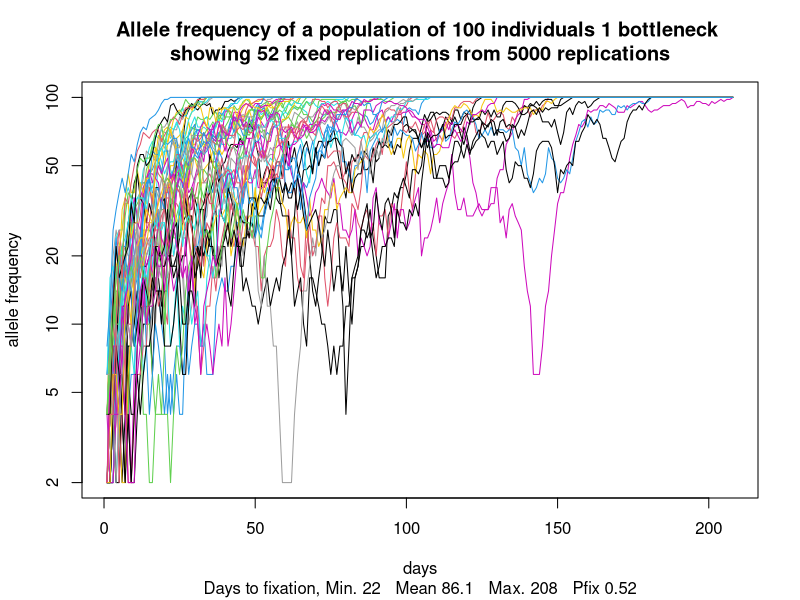
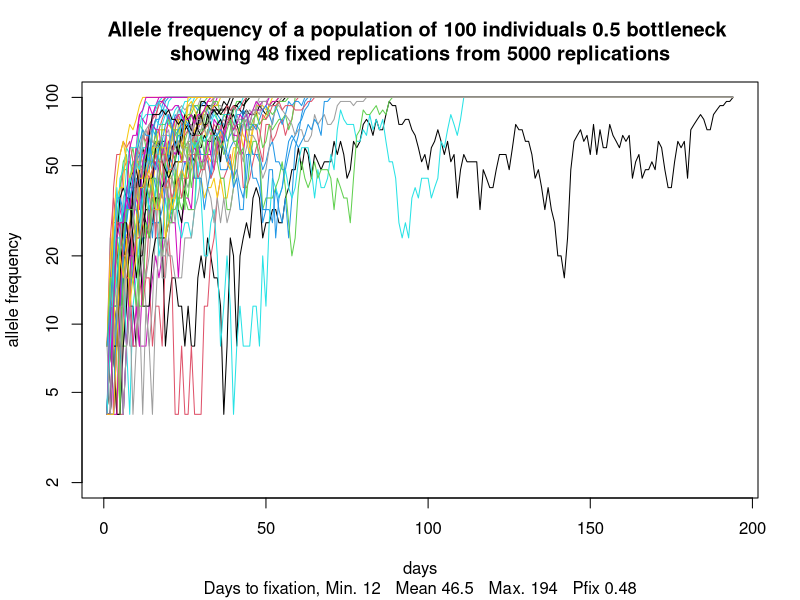
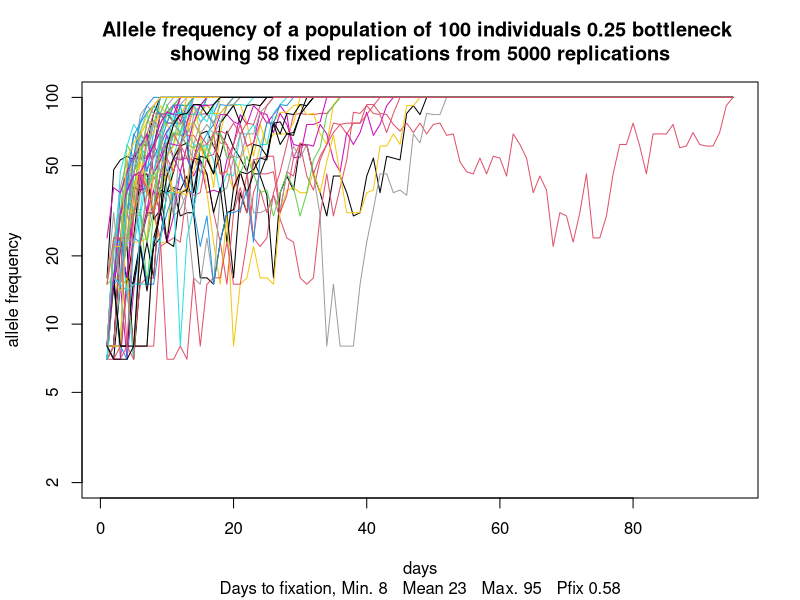
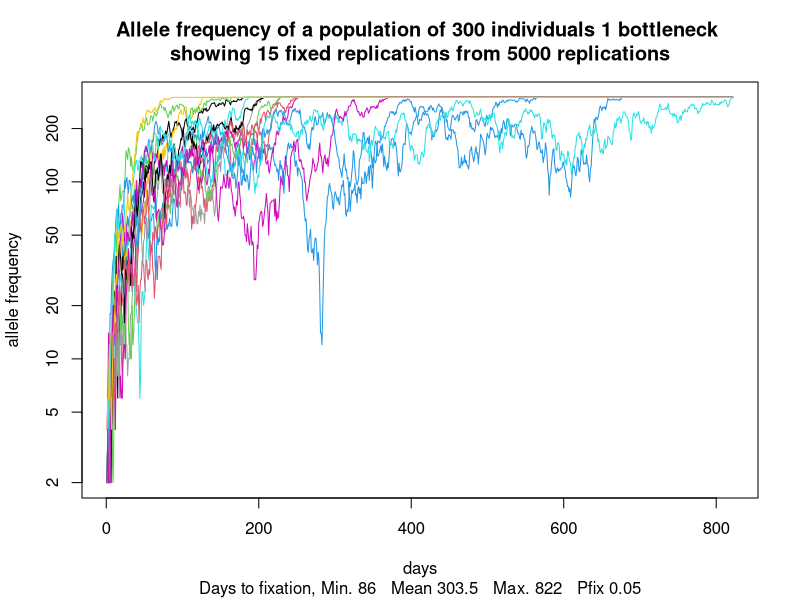
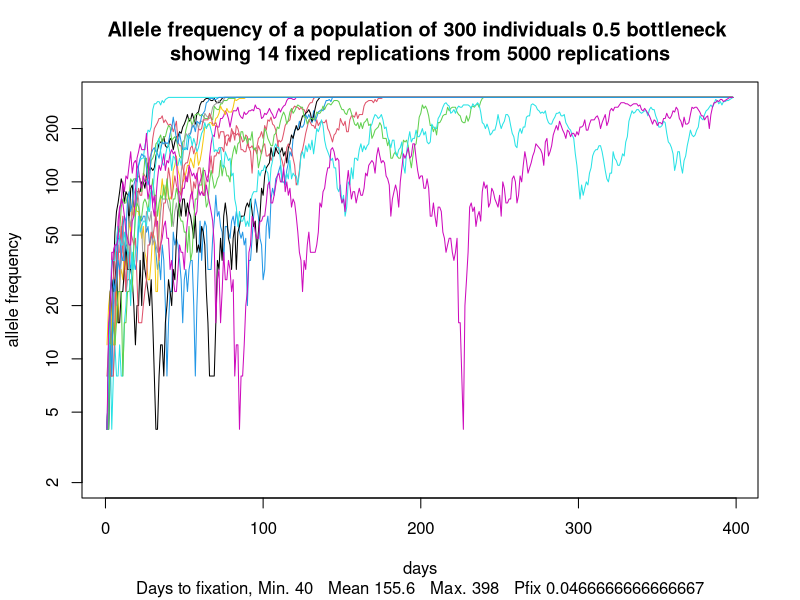
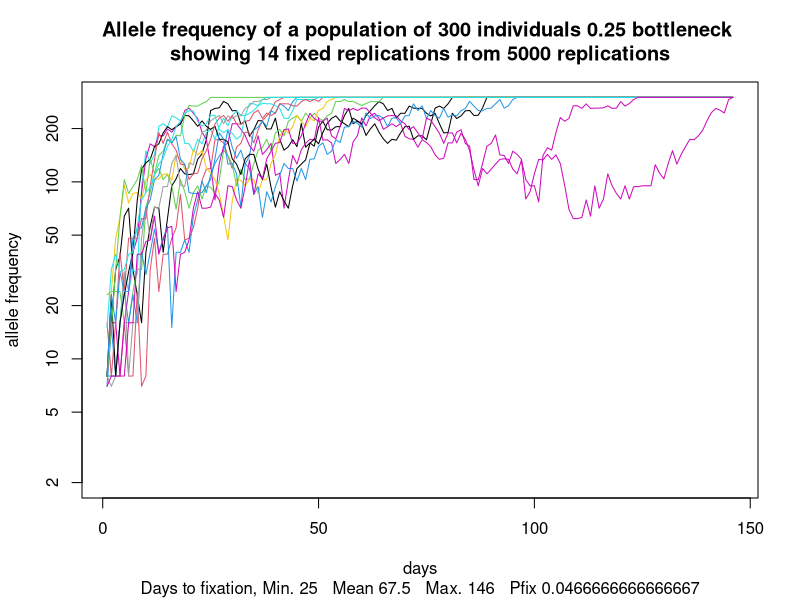
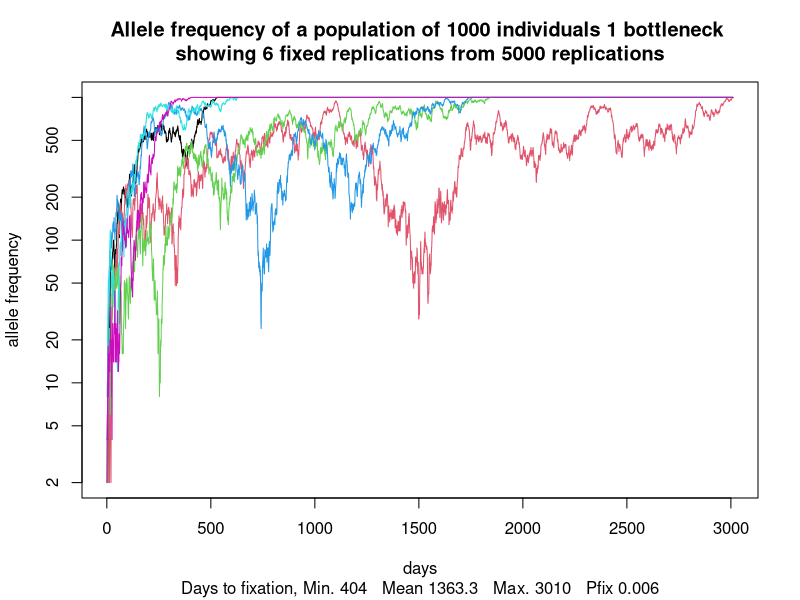
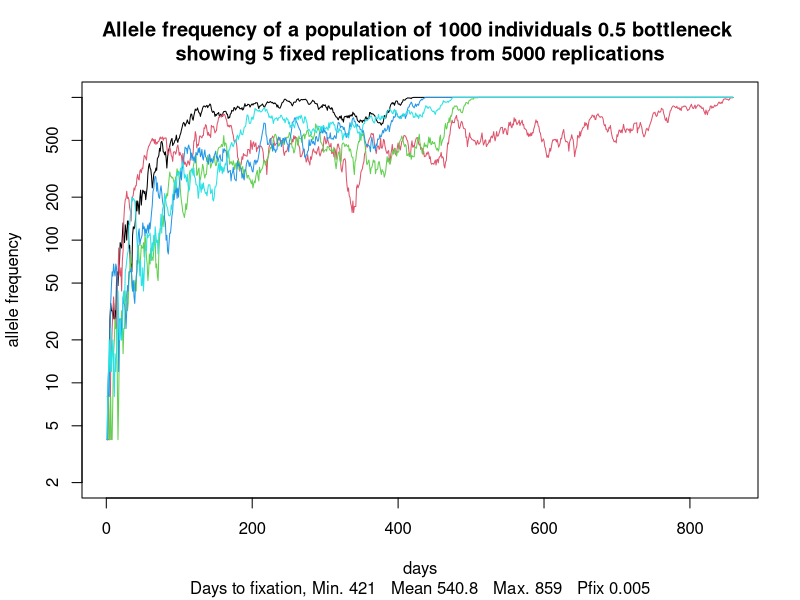

Reproduce these figures in R, in order. (Note: a time limit stopped this script after it produced the figures.)
# define a function to do replication
# this function initializes the population, pop, an array to follow
# the presence of an allele. In this case we have N elements
# one of then has an allele active.

# The presence of the allele is marked by a 1 and 0 means no allele.
# In this way it's very easy to know how many people has the allele,
# We only have to sum the pop variable

# Parameters: numreplications
#             N: Num. of individuals, of the population
#             days  Days or generations during which to evolve
#             botlleneck  
#                         1 -> no botellneck
#                         2 -> botellneck 1/2  -> 0.5
#                         4 -> botellneck 1/4  -> 0.25

# Returns the result of the replications
replication <- function(numreplications, N, days, bottleneck=1, delta_days=1) {
  # We initialise the list in which we will return the result 
  # of the replications.
  mresult = list() 
  
  # We initialise the vector with which we will track the population.
  # we will mark 1 when the allele is present and 0 if it is not.
  pop<-rep(0,N)                         # Population Vector

  #The initial condition of the exercise indicates that one and only one 
  #has the active allele and that there is no mutation of any kind.
  #It is only multiplied or extinguished by normal birth/death.

  # We activate an allele
  mutate <- sample(1:N, 1)
  pop[mutate] <- 1
  
  # For each of the replications we wish to carry out, we are going to simulate 
  # neutral evolution.To do this we have a function that will "evolve"
  # this population with a single individual with the allele 
  # The result of each replication shall be stored in the mresult variable
  for (i in 1:numreplications){
    resultado <- neutral_evolution(pop, N, days, bottleneck, delta_days)
    mresult <- rbind(mresult, list(fixed = resultado$fixed, day=resultado$day, S1=resultado$S1))
  }
  
  # Once the replications have been completed, we return the results.
  return (mresult)
}

# define a function to do neutral_evolution
neutral_evolution <- function(pop, N, days, bottleneck=1, delta_days=1) {
  obs <- 0
  result = list(
    fixed = 0,
    day = 0,
    S1 = list()
  )
  


  # the algorithm (Evolution)
  # We choose the algorithm used in class, it has been modified 
  #to add the bottleneck
  # different versions have been tested
  #   1 -> Perform a single bottleneck in half of the generations in our case 
  #        5000 (No good, very rarely the allele is active at that time, or has 
  #        become extinct or fixed much earlier).
  #   2 -> The bottleneck occurs in generation 50. As we do not know the status 
  #        of the allele at that time, nothing significant 
  #        has been detected either.
  #   3 -> The bottleneck occurs when the allele is present in half of the 
  #        population, in this case slight deviations from the normal model are 
  #        found due to the randomness of selection. 
  #   4 -> As the alleleo usually dies out very soon, the bottleneck was chosen 
  #        for all generations. The sensation is that as the bottleneck 
  #        increases (greater population decline) the system behaves strangely, 
  #        maintaining Pfix and decreasing Tfix.
  
  for (day in 1:days){
    #  reproduction 

    # In this approach we choose to apply the bottleneck in all generations. 
    # we choose to reproduce the 50% of the population that will keep 
    # their alleles
    # choose N/(2*bottleneck) individuals among the population
    offspring<-sample(1:N, ceiling(N/(2*bottleneck)), replace=TRUE)     
    # Here we will apply the bottleneck
    
    # We make sure to keep the population stable
    # N/(rateoffspring*bn) can give decimals with small populations, so we check 
    # for missing or excess individuals and add or remove accordingly.
    pop<-rep(pop[offspring], 2*bottleneck)       # update pop matrix
    if (length(pop) > N) {
      pop <- pop[1:N]
    } else if (length(pop) < N) {
      pop <- c(pop, rep(0, N - length(pop)))
    }

    # We already have a new generation, we count the number of individuals
    # with the active allele. 
    # We add the number of alleles in result$S1 which is a vector
    # that will contain the count of active alleles day by day, generation by generation.
    #  data retrieving
    if (day %in% seq(1,days,by=delta_days)) {     # to save memory and time, don't record all generations 
      obs<-obs+1
      #result$S1[obs]<-sum(result$pop)
      result$S1 <- append(result$S1, sum(pop))
      #print(day)
    }
    
    # Check if we are done
    # check for extinction, if there is no allele we are done.
    result$day <- day
    if (sum(pop) == 0) {
      result$fixed <- FALSE
      return(result)  # break
    }
    
    # Check for fixation
    # If all individuals have it, fixation has occurred, we are done.
    if (sum(pop) >= N) {
      result$fixed <- TRUE
      return(result)  # break
    }
    
  }
  # We have finished all iterations without fixation nor extinction
  result$fixed <- FALSE
  return(result)  
}



######  UTILITY FUNCTIONS
# Utility functions for saving, plotting, etc


# get data in an array for saving, ploting, etc.
# only fixed iterations
get_fixed_data <- function(resultado, N){
  # We convert the list from list to vector
  # We need to know whether a given iteration
  # has become fixed or extinct on the day it happened.
 
  fixed <- unlist(resultado[,1])
  fixday <- unlist(resultado[,2])
  
  # If there are no fixings, we go out
  if (sum(fixed)==0) {return(NA)}
  # We create a matrix with the fixation data and the day of the event.
  
  replication_result <- cbind(fixed, fixday)

  # We assign names, not necessary, but just in case we save it to a a file
  colnames(replication_result) <- c("fixed", "fixday")
  
  # We obtain a vector with the iterations that have been set
  # which will be the ones of interest to us.
  fixed <- which(replication_result[,"fixed"]==TRUE)
  
  # We get the maxfixday, to generate an array of mafixdaycol
  maxfixday <- max(fixday[fixed])
  
  # We generate the array to store the data of the iterations
  # that have been set.
  fixedallelefreq <- matrix(N, length(fixed), maxfixday)
  
  # To speed up the loading and facilitate the handling of the data for its 
  # representation we generate a matrix by filling the gaps
  # with the maximum value, with N
  # We lose space and gain agility.
  # Ideally, we would like to save only the data, as we do with all data.
  for (i in 1:length(fixed)){
    fixedallelefreq[i, 1:fixday[fixed[i]]] <- unlist(resultado[fixed[i],]$S1) #resultado[fixed[i],]$S1[1,1:fixday[fixed[i]]] 
  }
  
  data<-cbind(fixed, replication_result[fixed,2], fixedallelefreq)
  #return(list(fixed=fixed, fixday=fixday, maxfixday=maxfixday, 
  #            fixedallelefreq=fixedallelefreq, data=data))
  return(data)

}


# save all data to file. in csv format
# simulation takes so much time we need to save data for later analysis
save_all_data <- function(lst,  filename, ncols=10000){
  if (dim(lst)[1] < 1) {return()}
  i=1
  # each line -> i, fixed?, dayofevent(fix or extinc), sum(pop) day1, sum(pop) day2, sum(pop) day3, ... (until fix or extinc)
  write(c(i, as.integer(lst[i,1]), as.integer(lst[i,2]), as.integer(unlist(lst[i,3]))), filename, ncolumns=ncols, sep = ",", append = FALSE)
  for (i in 2:dim(lst)[1]){
    write(c(i, as.integer(lst[i,1]), as.integer(lst[i,2]), as.integer(unlist(lst[i,3]))), filename, ncolumns=ncols, sep = ",", append = TRUE)
  }  
}

# plot data
plot_data<-function(data, N, b, numreplications) {
  x <- length(data[1,])-2
  y <- 3:length(data[1,])
  plot(1:x, 
       #data[1,3:length(data[1,])], 
       data[1,y], 
       log="y",
       type="l", 
       col=1,
       xlim=c(1,max(data[,2])), 
       ylim=c(2,N),
       xlab="days",
       ylab="allele frequency"
  )
  if (length(data[,1])>1) {
    for (i in 2:length(data[,1])){
      lines(1:x, 
            data[i,y],
            col=i
      )  
    }
  }
  
  title(paste("Allele frequency of a population of", N, "individuals", 1/b, "bottleneck", 
              "\nshowing", length(data[,1]), "fixed replications from", numreplications, "replications"),
        paste("Days to fixation, Min.", min(data[,2]), "  Mean", round(mean(data[,2]),1), "  Max.", max(data[,2]), "  Pfix", length(data[,1])/N)
  )

}




###################  PROGRAM  ################

# We run the programme, calling the different functions

N=c(100,300,1000,3000) # number of individuals
#replicates = 100000
bottleneck=c(1,2,4)

days=10000             # length of experiment

numreplications = 5000               # length of experiment
delta_days=1

dirresult <- format(Sys.time(), "./results/%Y%m%d%H%M_bn_N_2/")
dir.create(dirresult, recursive = TRUE)
sink(paste(dirresult,"run.log", sep = ""), append = TRUE, split = TRUE )
print(paste("Resultados en dir", getwd(), dirresult))

iniTime <- Sys.time()
print(paste("Ini time:", iniTime))
for (n in N){
  for (b in bottleneck) {
    print(paste(numreplications, "replications of", n, "individuals with bottleneck of", 1/b))
    exectime = system.time({
      resultado <- replication(numreplications, n, days, b, delta_days)
    
    
      # We check that we have at least one fixation
      # This happens in tests with few iterations
      numfixed = sum(unlist(resultado[,1]))
      if ( numfixed > 0) {
        data<-get_fixed_data(resultado, n)
      
        write.csv(data, paste(dirresult, "fix_dat_sim_rep_", numreplications, "_pop_", n,"_bn_", b, ".csv", sep=""))
        save_all_data(resultado, paste(dirresult, "all_dat_sim_rep_", numreplications, "_pop_", n,"_bn_", b, ".csv", sep=""))
        plot_data(data, n, b, numreplications)
        
        #next
      } else {
        print(paste("No fixed replications from", numreplications, "total replications"))
        
      }
    })
    print(paste("Replications: ", numreplications, "   N: ", n, "    days: ", days,  " Fixed: ", sum(unlist(resultado[,1]))))
    print(exectime)
  }
  
}

endTime <- Sys.time()
print("Execution terminated")
print(paste("Ini time:", iniTime))
print(paste("End time:", endTime, "Elapsed Time:", endTime-iniTime))
sink()
